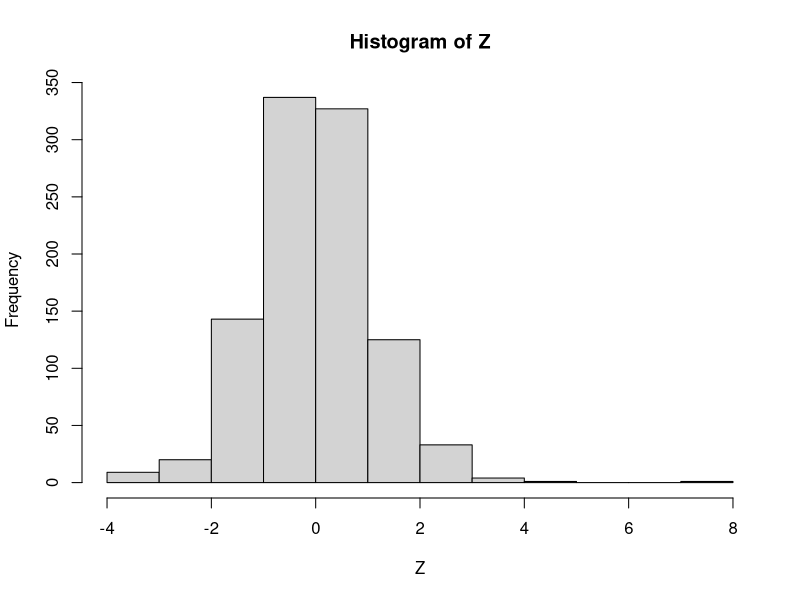
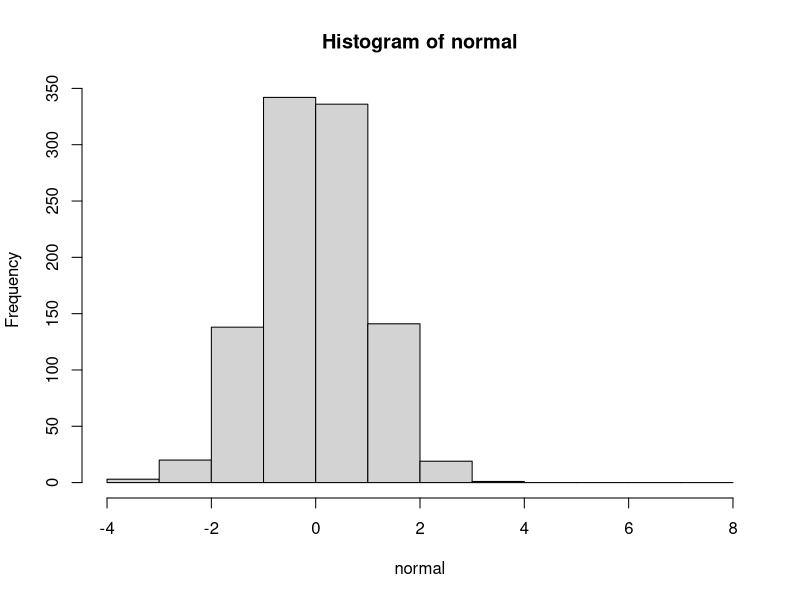
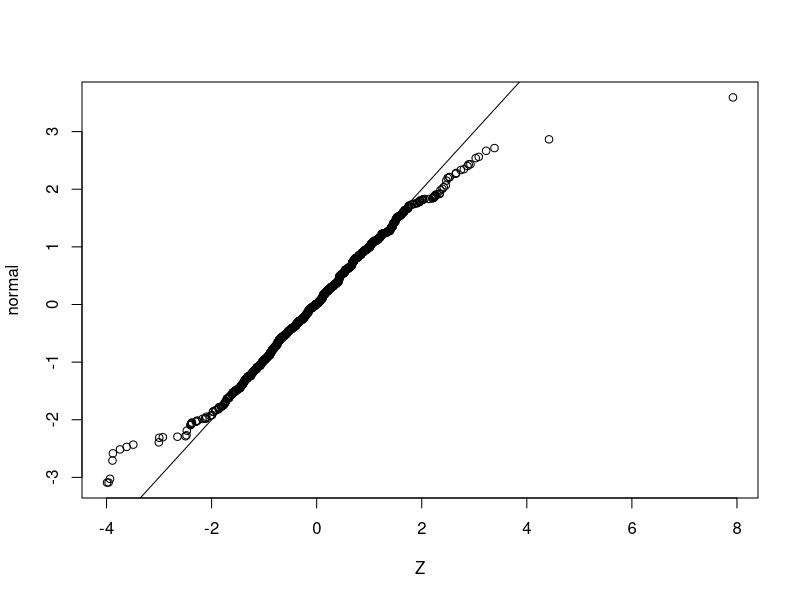
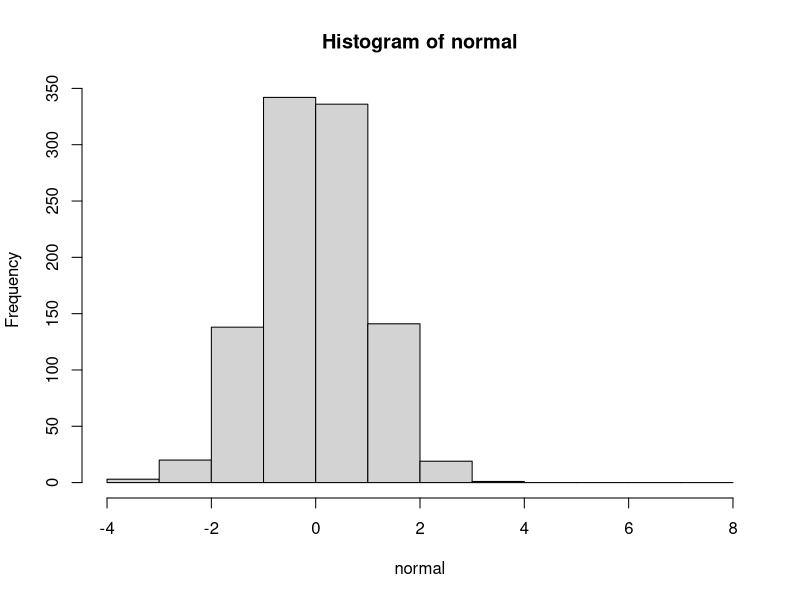
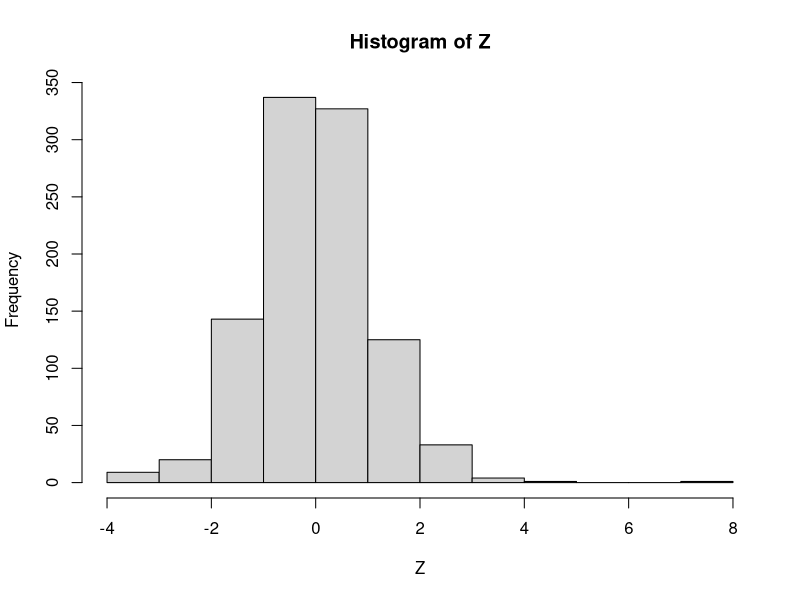

Generate these figures, in order, with R:
## ---- chunk 1
knitr::opts_chunk$set(echo = TRUE, tidy=TRUE, tidy.opts=list(width.cutoff=80))
## ---- chunk 2
#Method-8: Inversion Method 
set.seed(99)
U=runif(n=1000, min=0, max=1)
Z=(-log(1/U-1))/1.702
normal<-rnorm(1000)

hist1=hist(Z, freq=TRUE, breaks=seq(-4,8,l=13))$counts + 1 #+1 to adjust zero issue
hist1
hist2=hist(normal, freq=TRUE, breaks=seq(-4,8,l=13))$counts + 1 #adjust
hist2
## ---- chunk 3
#(1)
mean(Z)
sd(Z)
library(e1071)   
skewness(Z)
kurtosis(Z)
cat("For the empirical distribution: The mean of is very close to 0. The standars deviation is close to 1. The skewness is close to 0. The kurtosis is very close to 3. Therefore, we can conclude that the characteristics of empirical and theoretical distributions are similar.")

#(2)
qqplot(Z,normal)
abline(0,1)
cat("From the QQ plot we can see that these points follow the line very well. The pattern is approximately linear.")

chisq.test(hist(normal, breaks  = seq(-4,8,l=13))$count, hist(Z, breaks = seq(-4,8,l=13))$count)
cat("The p-value is 0.03094, which is smaller than 0.05. Thus, we can say that the empirical distribution is associated with the theoretical distribution.")
## ---- chunk 4
library(boot)
set.seed(99)
B=1000
# function to obtain var from the data
var <- function(data, indices) {
  return((sd(data[indices]))^2)
}
var_a <- boot(data=rnorm(10,sd=sqrt(12)), statistic=var, R=1000)
var_a
## ---- chunk 5
set.seed(99)
x1 = rnorm(10, sd = sqrt(12))
x2 = rnorm(20, sd = sqrt(8))
df = cbind(x1,x2)
dim(df)

var.est.fn <- function(data, indices, n1=10, n2=20) {
#this doesn't use w/ repl because i define dthe population as theoretical dist
#  sample1 = rnorm(n=n1,sd=sqrt(12))
#  sample2 = rnorm(n=n2,sd=sqrt(10))
#you can use df and pull from 1st and 2nd columns w/ repl
  sample1 = df[sample(size=n1, x=indices, replace = TRUE),1]
  sample2 = df[sample(size=n2, x=indices, replace = TRUE),2]
  ratio=var(sample1)/var(sample2)
  return(ratio)
}
#B=1000 bootstrap, collecting the ratio stat
B=1000
results = boot(data=df, statistic = var.est.fn, R = B)
results
## ---- chunk 6
boot.ci(results, type="bca")
